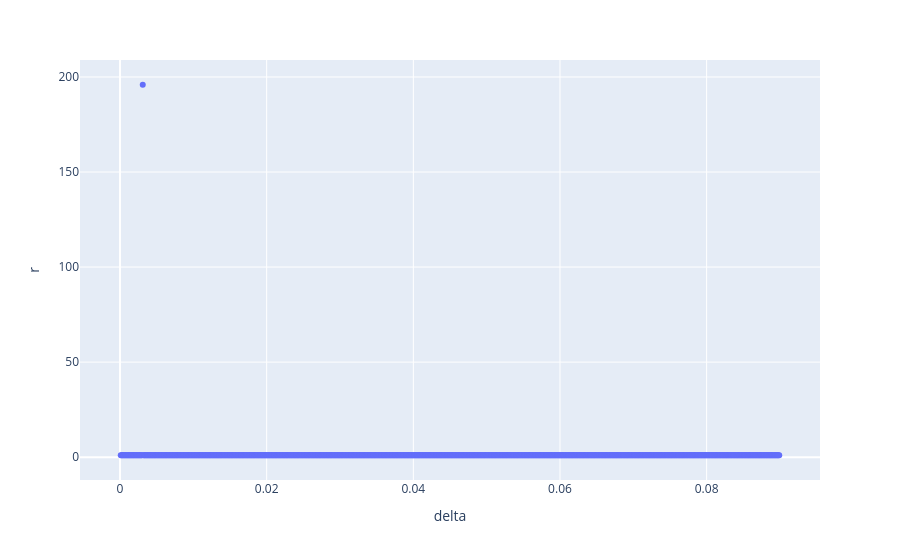

The code cell stored with this chart in its notebook:
### Code cell
px.scatter(results_8, x="delta", y="r")

### Figure 1 — Plotly figure (JSON) as saved in the notebook; plotly's stock layout.template omitted (floating-point values rounded to 4 significant figures; data arrays with more than 128 entries replaced by an {"elided": "..."} marker saying what was removed)
{"data": [{"hovertemplate": "delta=%{x}<br>r=%{y}<extra></extra>", "legendgroup": "", "marker": {"color": "#636efa", "symbol": "circle"}, "mode": "markers", "name": "", "orientation": "v", "showlegend": false, "type": "scatter", "x": {"elided": "899 float values"}, "xaxis": "x", "y": {"elided": "899 float values"}, "yaxis": "y"}], "layout": {"legend": {"tracegroupgap": 0}, "margin": {"t": 60}, "xaxis": {"anchor": "y", "domain": [0, 1], "title": {"text": "delta"}}, "yaxis": {"anchor": "x", "domain": [0, 1], "title": {"text": "r"}}}}
